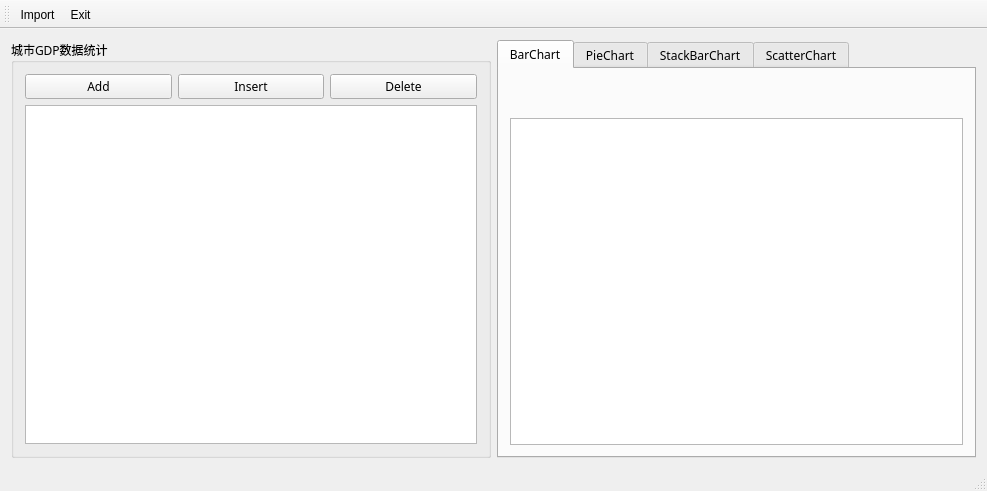
<?xml version="1.0" encoding="UTF-8"?>
<ui version="4.0">
 <class>Qt_Charts</class>
 <widget class="QMainWindow" name="Qt_Charts">
  <property name="geometry">
   <rect>
    <x>0</x>
    <y>0</y>
    <width>987</width>
    <height>491</height>
   </rect>
  </property>
  <property name="windowTitle">
   <string>Qt_Charts</string>
  </property>
  <widget class="QWidget" name="centralWidget">
   <layout class="QHBoxLayout" name="horizontalLayout_3">
    <item>
     <widget class="QGroupBox" name="groupBox">
      <property name="font">
       <font>
        <family>Microsoft JhengHei UI Light</family>
       </font>
      </property>
      <property name="title">
       <string>城市GDP数据统计</string>
      </property>
      <layout class="QVBoxLayout" name="verticalLayout">
       <item>
        <layout class="QHBoxLayout" name="horizontalLayout">
         <item>
          <widget class="QPushButton" name="btnAdd">
           <property name="font">
            <font>
             <family>Microsoft JhengHei UI Light</family>
            </font>
           </property>
           <property name="text">
            <string>Add</string>
           </property>
          </widget>
         </item>
         <item>
          <widget class="QPushButton" name="btnInsert">
           <property name="font">
            <font>
             <family>Microsoft JhengHei UI Light</family>
            </font>
           </property>
           <property name="text">
            <string>Insert</string>
           </property>
          </widget>
         </item>
         <item>
          <widget class="QPushButton" name="btnDelete">
           <property name="font">
            <font>
             <family>Microsoft JhengHei UI Light</family>
            </font>
           </property>
           <property name="text">
            <string>Delete</string>
           </property>
          </widget>
         </item>
        </layout>
       </item>
       <item>
        <widget class="QTableView" name="tableView">
         <property name="font">
          <font>
           <family>Microsoft JhengHei UI Light</family>
          </font>
         </property>
        </widget>
       </item>
      </layout>
     </widget>
    </item>
    <item>
     <widget class="QTabWidget" name="tabWidget">
      <property name="font">
       <font>
        <family>Microsoft JhengHei UI Light</family>
       </font>
      </property>
      <property name="currentIndex">
       <number>0</number>
      </property>
      <widget class="QWidget" name="tabBarChart">
       <attribute name="title">
        <string>BarChart</string>
       </attribute>
       <layout class="QVBoxLayout" name="verticalLayout_2">
        <item>
         <layout class="QHBoxLayout" name="horizontalLayout_2">
          <property name="spacing">
           <number>24</number>
          </property>
          <item>
           <widget class="QPushButton" name="btnBarChartZoomIn">
            <property name="minimumSize">
             <size>
              <width>64</width>
              <height>32</height>
             </size>
            </property>
            <property name="font">
             <font>
              <family>Microsoft JhengHei UI Light</family>
             </font>
            </property>
            <property name="text">
             <string/>
            </property>
            <property name="icon">
             <iconset resource="resource.qrc">
              <normaloff>:/resource/zoom_in.png</normaloff>:/resource/zoom_in.png</iconset>
            </property>
            <property name="iconSize">
             <size>
              <width>32</width>
              <height>32</height>
             </size>
            </property>
            <property name="flat">
             <bool>true</bool>
            </property>
           </widget>
          </item>
          <item>
           <widget class="QPushButton" name="btnBarChartZoomOut">
            <property name="minimumSize">
             <size>
              <width>64</width>
              <height>32</height>
             </size>
            </property>
            <property name="font">
             <font>
              <family>Microsoft JhengHei UI Light</family>
             </font>
            </property>
            <property name="text">
             <string/>
            </property>
            <property name="icon">
             <iconset resource="resource.qrc">
              <normaloff>:/resource/zoom_out.png</normaloff>:/resource/zoom_out.png</iconset>
            </property>
            <property name="iconSize">
             <size>
              <width>32</width>
              <height>32</height>
             </size>
            </property>
            <property name="flat">
             <bool>true</bool>
            </property>
           </widget>
          </item>
          <item>
           <widget class="QPushButton" name="btnBarChartZoomOrigin">
            <property name="minimumSize">
             <size>
              <width>64</width>
              <height>32</height>
             </size>
            </property>
            <property name="font">
             <font>
              <family>Microsoft JhengHei UI Light</family>
             </font>
            </property>
            <property name="text">
             <string/>
            </property>
            <property name="icon">
             <iconset>
              <normalon>:/resource/zoom_to_extents.png</normalon>
             </iconset>
            </property>
            <property name="iconSize">
             <size>
              <width>32</width>
              <height>32</height>
             </size>
            </property>
            <property name="autoDefault">
             <bool>false</bool>
            </property>
            <property name="default">
             <bool>false</bool>
            </property>
            <property name="flat">
             <bool>true</bool>
            </property>
           </widget>
          </item>
         </layout>
        </item>
        <item>
         <widget class="QGraphicsView" name="graphicsView"/>
        </item>
       </layout>
      </widget>
      <widget class="QWidget" name="tabPieChart">
       <attribute name="title">
        <string>PieChart</string>
       </attribute>
      </widget>
      <widget class="QWidget" name="tabStackBarChart">
       <attribute name="title">
        <string>StackBarChart</string>
       </attribute>
      </widget>
      <widget class="QWidget" name="tab">
       <attribute name="title">
        <string>ScatterChart</string>
       </attribute>
      </widget>
     </widget>
    </item>
   </layout>
  </widget>
  <widget class="QMenuBar" name="menuBar">
   <property name="geometry">
    <rect>
     <x>0</x>
     <y>0</y>
     <width>987</width>
     <height>26</height>
    </rect>
   </property>
  </widget>
  <widget class="QToolBar" name="mainToolBar">
   <attribute name="toolBarArea">
    <enum>TopToolBarArea</enum>
   </attribute>
   <attribute name="toolBarBreak">
    <bool>false</bool>
   </attribute>
   <addaction name="actImport"/>
   <addaction name="actExit"/>
  </widget>
  <widget class="QStatusBar" name="statusBar"/>
  <action name="actImport">
   <property name="icon">
    <iconset resource="resource.qrc">
     <normaloff>:/resource/csv.png</normaloff>:/resource/csv.png</iconset>
   </property>
   <property name="text">
    <string>Import</string>
   </property>
   <property name="toolTip">
    <string>Import csv</string>
   </property>
  </action>
  <action name="actExit">
   <property name="icon">
    <iconset resource="resource.qrc">
     <normaloff>:/resource/exit.png</normaloff>:/resource/exit.png</iconset>
   </property>
   <property name="text">
    <string>Exit</string>
   </property>
   <property name="toolTip">
    <string>Exit</string>
   </property>
  </action>
 </widget>
 <layoutdefault spacing="6" margin="11"/>
 <resources>
  <include location="resource.qrc"/>
 </resources>
 <connections>
  <connection>
   <sender>actExit</sender>
   <signal>triggered()</signal>
   <receiver>Qt_Charts</receiver>
   <slot>close()</slot>
   <hints>
    <hint type="sourcelabel">
     <x>-1</x>
     <y>-1</y>
    </hint>
    <hint type="destinationlabel">
     <x>493</x>
     <y>320</y>
    </hint>
   </hints>
  </connection>
 </connections>
</ui>
